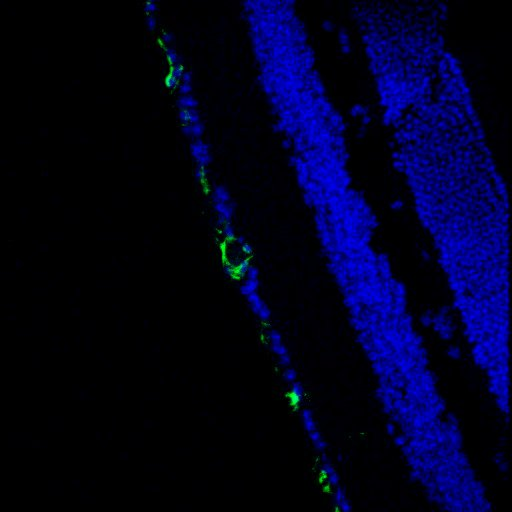
%> input picture MATLAB/Bioimaging Microscopy Images/GFAP1.jpg, 512 x 512 px
$ octave CountBlueGreenCells.m   (GNU Octave 9; MATLAB toolbox functions it lacks are replaced by stand-ins)
%> lines starting %> are read from the running program, lines starting %| are printed output that depends on the picture; in (x1, y1, x2, y2) boxes, pixels count from 0 and x2, y2 are one past the last pixel; in counts of white or black regions, pixels touching at a corner belong together; the program's own positions count from 1

% Count blue cells (DAPI) and green cells (GFAP protein)

% Read Image
img = imread('GFAP1.jpg');
%> img is the input picture: size 512x512x3 uint8; mean R, G, B 0.5, 1, 32.9

% Separate color channels
R = img(:,:,1);
G = img(:,:,2);
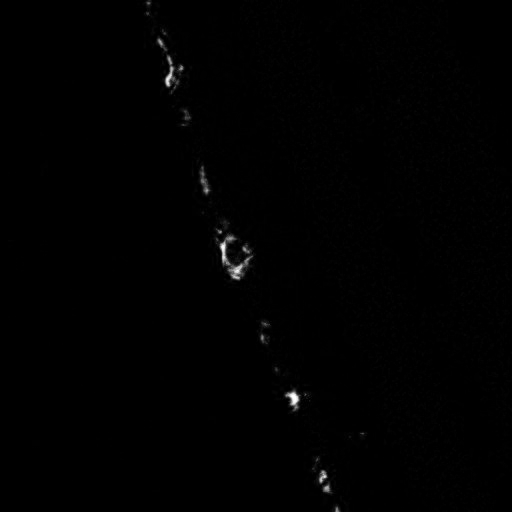
%> G: size 512x512 uint8; min 0, max 255, mean 1
B = img(:,:,3);
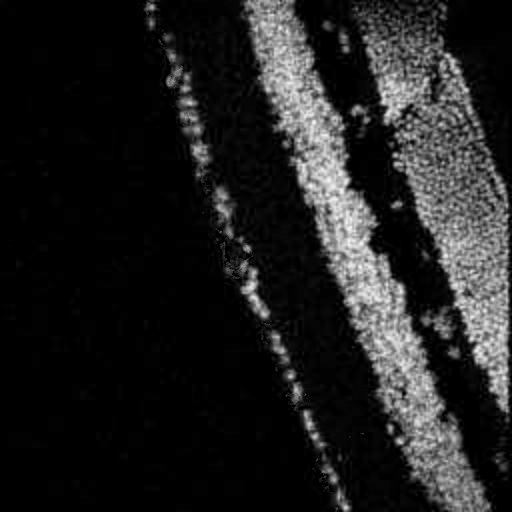
%> B: size 512x512 uint8; min 0, max 244, mean 32.9

% Convert to double for processing
R = double(R);
%> R: size 512x512 double
G = double(G);
%> G: size 512x512 double
B = double(B);
%> B: size 512x512 double

%%%%%% BLUE CELLS
blueMask = (B > 100) & (R < 100) & (G < 100); % Thresholds CAN CHANGE
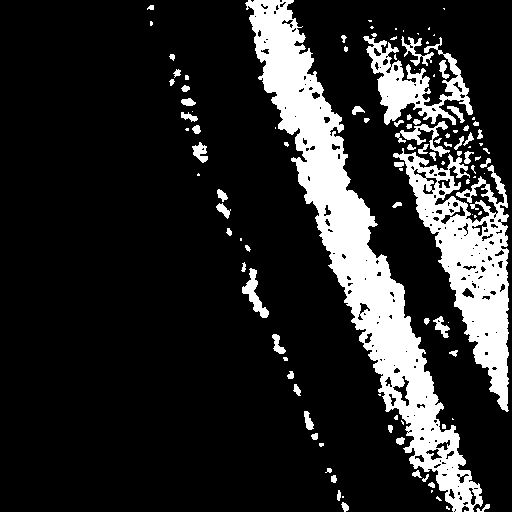
%> blueMask: size 512x512 logical; 16.5% white; 114 white regions (52 under 20 px), largest, box (x1, y1, x2, y2) and area: (245, 0, 483, 512) 23971, (393, 148, 509, 412) 11126, (363, 36, 473, 125) 3529

% Clean up mask
blueMask = bwareaopen(blueMask, 5); % Remove small noise

% Label and count blue cells
blueLabels = bwlabel(blueMask);
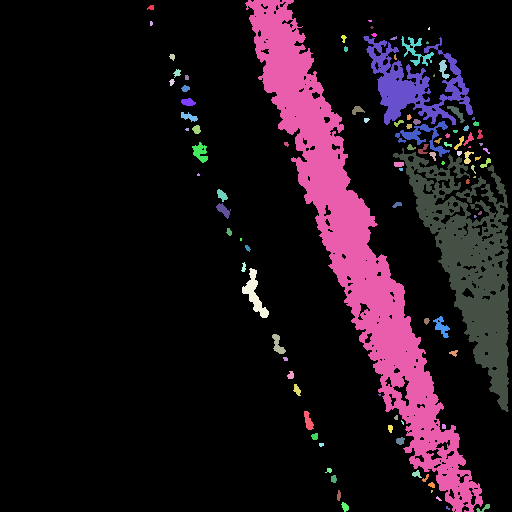
%> blueLabels: size 512x512 double; 101 distinct labels, from 0 to 100; one colour per label, 0 black
numBlueCells = max(blueLabels(:));
%> numBlueCells = 100

%%%%%%% GREEN CELLS
greenMask = (G > 100) & (R < 100) & (B < 100); % Thresholds may need adjustment
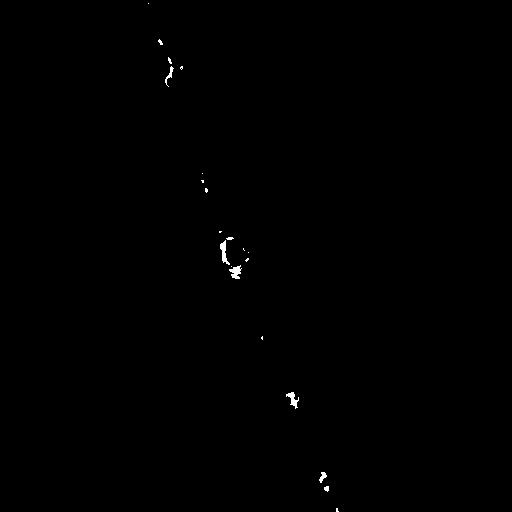
%> greenMask: size 512x512 logical; 0.21% white; 21 white regions (15 under 20 px), largest, box (x1, y1, x2, y2) and area: (220, 240, 230, 265) 106, (229, 265, 242, 279) 103, (286, 392, 299, 409) 93, (165, 66, 174, 87) 53, (319, 472, 327, 483) 46, (324, 486, 329, 492) 23

% Clean up mask
greenMask = bwareaopen(greenMask, 5);

% Label and count green cells
greenLabels = bwlabel(greenMask);
%> greenLabels: size 512x512 double; 17 distinct labels, from 0 to 16
numGreenCells = max(greenLabels(:));
%> numGreenCells = 16

% DISPLAY COUNTS
fprintf('Number of blue cells: %d\n', numBlueCells);
%| Number of blue cells: 100
fprintf('Number of green cells: %d\n', numGreenCells);
%| Number of green cells: 16

% Optional: visualize results
figure;
subplot(1,3,1); imshow(img); title('Original Image');
subplot(1,3,2); imshow(blueMask); title('Blue Cells');
subplot(1,3,3); imshow(greenMask); title('Green Cells');
